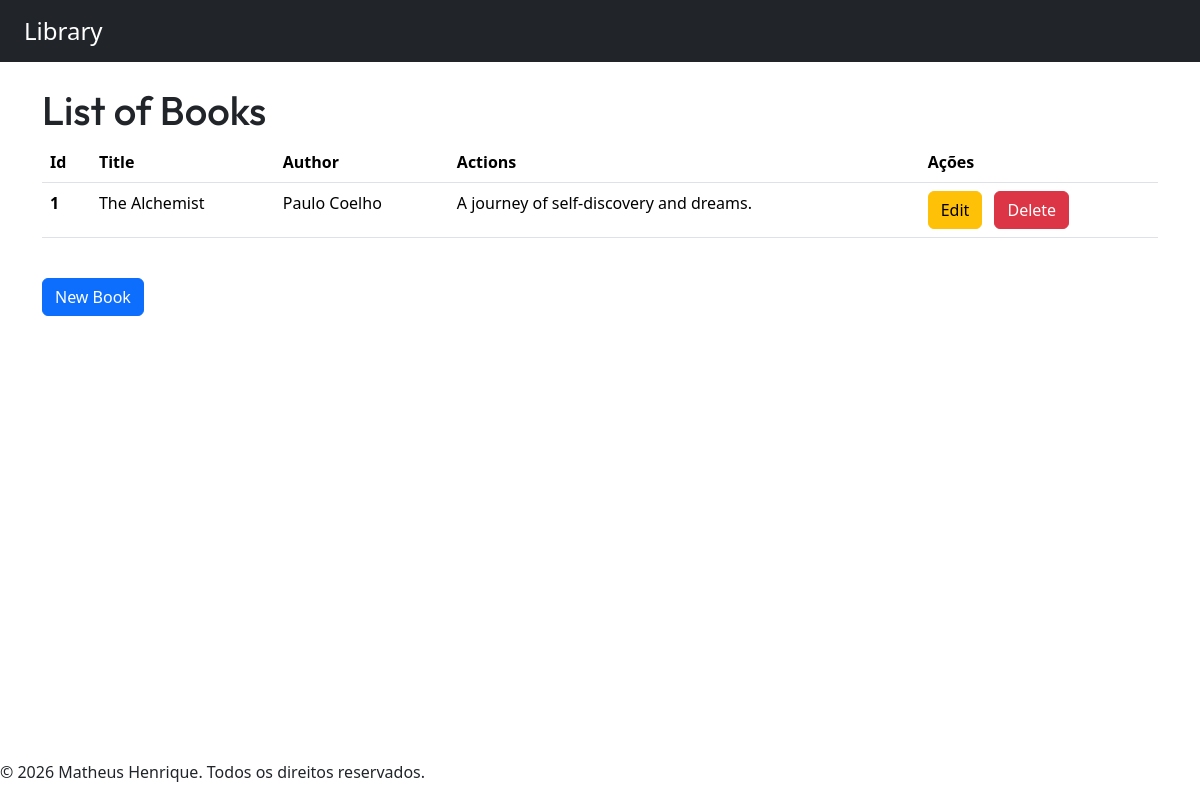
/, run on an earlier commit of the app's database.
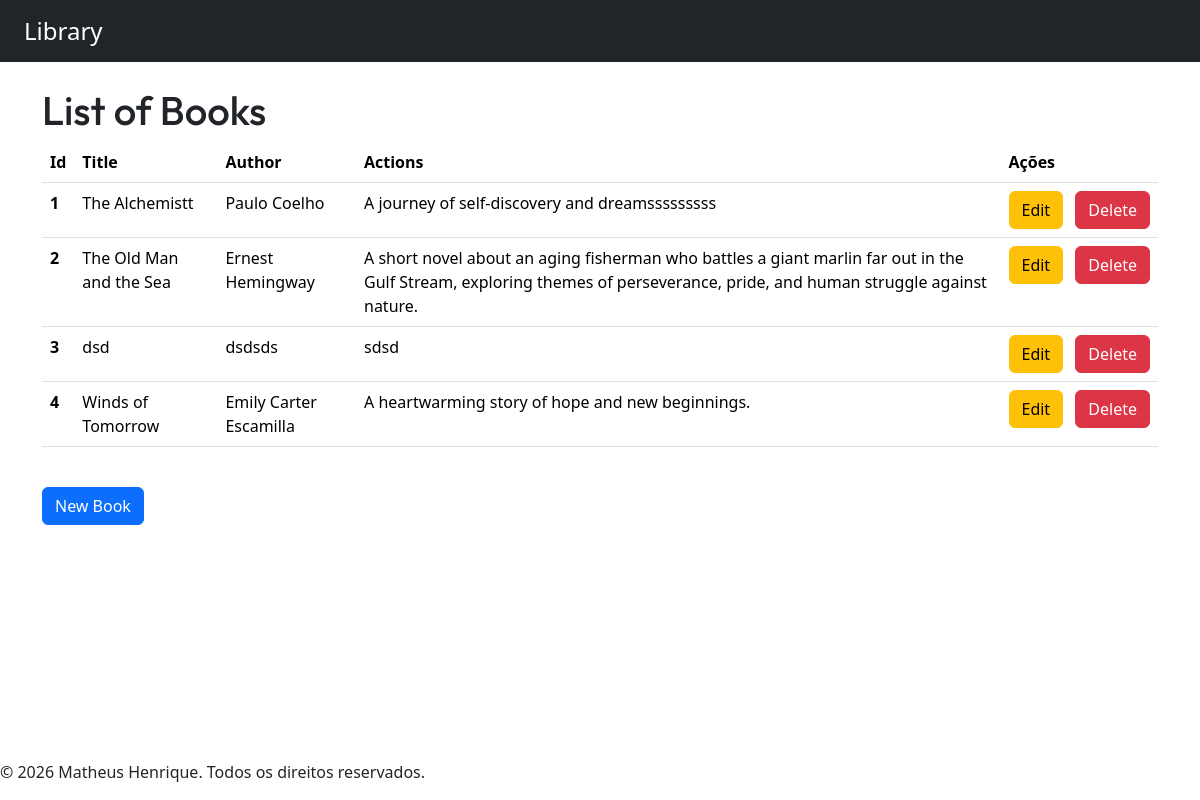
And on a later commit of the database.
### myapp/models.py (models this page shows, shortened)
class Book(models.Model):
    title = models.CharField(max_length=200)
    author = models.CharField(max_length=200)
    description = models.TextField(default='')

### myapp/views.py (the view)
# urls.py: 2. Add a URL to urlpatterns:  path('', views.home, name='home')
def home(request):
    books = Book.objects.all()
    books_paginator = Paginator(books, 10)
    page_number = request.GET.get("page")
    page_obj = books_paginator.get_page(page_number)
    return render(request, 'myapp/home.html', {'page_obj': page_obj})

### myapp/templates/myapp/home.html (shortened to what this page needs)
{% extends "myapp/base.html" %}
{% block content %}
    <main class="container">
        <h1 class="mt-4">List of Books</h1>
        <table class="table">
            <thead>
                <tr>
                <th scope="col">Id</th>
                <th scope="col">Title</th>
                <th scope="col">Author</th>
                <th scope="col">Actions</th>
                <th scope="col">Ações</th>
                </tr>
            </thead>
            <tbody>
                {% for book in page_obj %}
                    <tr>
                    <th scope="row">{{ book.id }}</th>
                    <td>{{ book.title }}</td>
                    <td>{{ book.author }}</td>
                    <td>{{ book.description }}</td>
                    <td class="text-nowrap">
                        <a href="{% url "edit_book" book.pk %}" class="btn btn-warning">Edit</a>
                        <button type="button" class="btn btn-danger ms-2" data-bs-toggle="modal" data-bs-target="#meuModal{{ book.id }}">
                        Delete
                        </button>
                    </td>
                    </tr>
                {% endfor %}
            </tbody>
        </table>
        <a href="{% url "create_book" %}" class="btn btn-primary mt-4">New Book</a>
    </main>
{% endblock content %}

### myapp/templates/myapp/base.html (shortened to what this page needs)
{% load crispy_forms_tags %}
<!DOCTYPE html>
<html lang="pt-br">
<head>
    {% load static %}
    {% load bootstrap5 %}
    {% bootstrap_css %}
    <link href="{% static "myapp/css/style.css" %}" rel="stylesheet">
</head>
<body class="d-flex flex-column min-vh-100">
    <nav class="navbar navbar-dark bg-dark">
    <a class="navbar-brand ms-4 fs-4" href="{% url "home" %}">Library</a>
    </nav>
{% block content %}
{% endblock content %}
<footer class="mt-auto">
    <p>&copy; 2026 Matheus Henrique. Todos os direitos reservados.</p>
</footer>
</html>

### myapp/static/myapp/css/style.css (style rules this page uses)
h1 { font-family: "Outfit", sans-serif; }
.btn, .btn:hover { text-decoration: none !important; }

What changed in the data, as far as the page shows it:
changed Book "Paulo Coelho": title "The Alchemist" → "The Alchemistt"; description "A journey of self-discovery and dreams." → "A journey of self-discovery and dreamsssssssss"
added Book: id "2", title "The Old Man and the Sea", author "Ernest Hemingway", description "A short novel about an aging fisherman who battles a giant marlin far out in the Gulf Stream, exploring themes of perseverance, pride, and human struggle against nature."
added Book: id "3", title "dsd", author "dsdsds", description "sdsd"
added Book: id "4", title "Winds of Tomorrow", author "Emily Carter Escamilla", description "A heartwarming story of hope and new beginnings."
